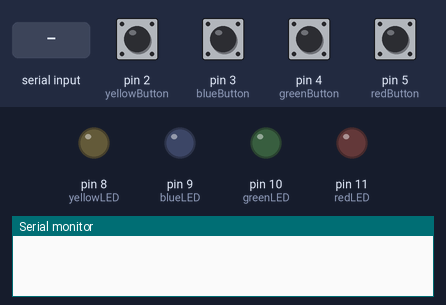
Simulated run of this sketch. Board: Arduino Uno, built with avr-gcc and run on an emulated ATmega328P. Shown: output pins drawn as LEDs (lit = HIGH), the last lines printed to the serial monitor. The inputs (shaded band) are chosen by the test bench; at power-on: pin 2 (yellowButton), pin 3 (blueButton), pin 4 (greenButton), pin 5 (redButton) HIGH.

Above: at 1.2 s.
1.3 s: "0" received over Serial
At 2.1 s:
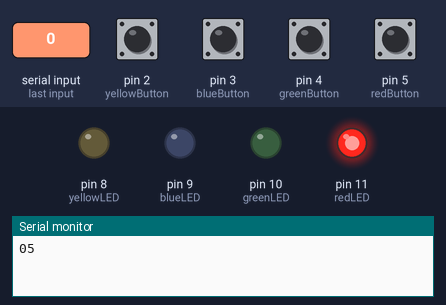
Timing chart, 0 to 4.3 s (numbered marks = the images above; inputs shaded):
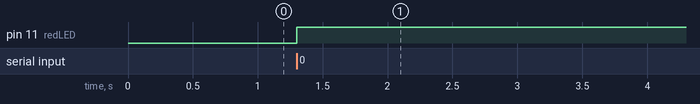

Measured:
- after the input at 1.3 s, pin 11 (redLED): LOW → HIGH at once

The sketch:

led_4_separate_buttons_for_unity_8.ino
```cpp
const int redButton = 5;      // Pin connected to the red button and LED
const int greenButton = 4;    // Pin connected to the green button and LED
const int blueButton = 3;     // Pin connected to the blue button and LED
const int yellowButton = 2;

const int redLED = 11;      // Pin connected to the red button and LED
const int greenLED = 10;    // Pin connected to the green button and LED
const int blueLED = 9;      // Pin connected to the blue button and LED
const int yellowLED = 8;

void setup() {
  Serial.begin(9600);

  pinMode(redButton, INPUT_PULLUP);
  pinMode(greenButton, INPUT_PULLUP);
  pinMode(blueButton, INPUT_PULLUP);
  pinMode(yellowButton, INPUT_PULLUP);

  pinMode(redLED, OUTPUT);
  pinMode(greenLED, OUTPUT);
  pinMode(blueLED, OUTPUT);
  pinMode(yellowLED, OUTPUT);
}

void loop() {
  if (Serial.available() > 0) {
    int data = Serial.read();

    switch (data) {
      case '0':
        digitalWrite(redLED, HIGH);
        digitalWrite(greenLED, LOW);
        digitalWrite(blueLED, LOW);
        digitalWrite(yellowLED, LOW);

        // Check button states
        int buttonStateRed = digitalRead(redButton);
        int buttonStateGreen = digitalRead(greenButton);
        int buttonStateBlue = digitalRead(blueButton);
        int buttonStateYellow = digitalRead(yellowButton);

        if (buttonStateRed == HIGH) {
          Serial.write('0');
          Serial.flush();
        }
        if (buttonStateBlue == HIGH || buttonStateYellow == HIGH || buttonStateGreen == HIGH) {
          Serial.write('5');
        }
        break;

      case '1':
        digitalWrite(redLED, LOW);
        digitalWrite(greenLED, HIGH);
        digitalWrite(blueLED, LOW);
        digitalWrite(yellowLED, LOW);

        // Check button states
        buttonStateGreen = digitalRead(greenButton);
        buttonStateRed = digitalRead(redButton);
        buttonStateYellow = digitalRead(yellowButton);
        buttonStateBlue = digitalRead(blueButton);

        if (buttonStateGreen == HIGH) {
          Serial.write('1');
          Serial.flush();
        }
        if (buttonStateRed == HIGH || buttonStateYellow == HIGH || buttonStateBlue == HIGH) {
          Serial.write('5');
        }
        break;

      case '2':
        digitalWrite(redLED, LOW);
        digitalWrite(greenLED, LOW);
        digitalWrite(blueLED, HIGH);
        digitalWrite(yellowLED, LOW);

        // Check button states
        buttonStateBlue = digitalRead(blueButton);
        buttonStateRed = digitalRead(redButton);
        buttonStateYellow = digitalRead(yellowButton);
        buttonStateBlue = digitalRead(blueButton);

        if (buttonStateBlue == HIGH) {
          Serial.write('2');
          Serial.flush();
        }
        if (buttonStateRed == HIGH || buttonStateYellow == HIGH || buttonStateGreen == HIGH) {
          Serial.write('5');
        }
        break;

      case '3':
        digitalWrite(redLED, LOW);
        digitalWrite(greenLED, LOW);
        digitalWrite(blueLED, LOW);
        digitalWrite(yellowLED, HIGH);

        // Check button states
        buttonStateYellow = digitalRead(yellowButton);
        buttonStateRed = digitalRead(redButton);
        buttonStateBlue = digitalRead(blueButton);
        buttonStateBlue = digitalRead(blueButton);

        if (buttonStateYellow == HIGH) {
          Serial.write('3');
          Serial.flush();
        }
        if (buttonStateRed == HIGH || buttonStateBlue == HIGH || buttonStateGreen == HIGH) {
          Serial.write('5');
        }
        break;

      default:
        // If an unrecognized data is received, turn off all LEDs
        digitalWrite(redLED, LOW);
        digitalWrite(greenLED, LOW);
        digitalWrite(blueLED, LOW);
        digitalWrite(yellowLED, LOW);
        break;
    }
  }
}
```
